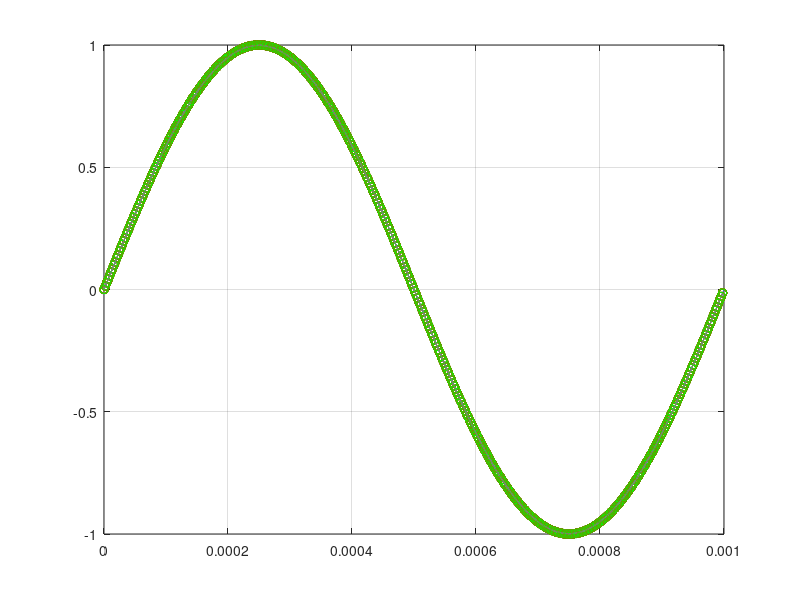

The MATLAB source for this figure:
% demonstrate sampling jitter in CD
% input: 1kHz sine wave,
% sampling rate: 44.1kHz
% clock jitter: 1ppm-10ppm,
% jitter distribution: uniform/gaussian

clf
clear all
START = 1;  %sampling start time
Fs = 44100; % sampling rate
f = 1000;
TS = 1000;      % time resolution between samples
t=linspace(0,1/f,Fs);  % 2 periods of sine wave, time resolution: 1000pieces/sample
s=sin(2*pi*f*t);
figure(1)
hold on
box on
grid on
plot(t, s);
perfsamp = s(START:TS:length(s));     % take samples
perfsq = round(perfsamp*32768)/32768;   % quantization
qerr = perfsamp - perfsq;               % quantization error
plot((START:TS:length(s))/Fs/TS,perfsamp,'ro');  %plot perfect samples
plot((START:TS:length(s))/Fs/TS,perfsq,'go');    %plot samples after quantization
recon = [];
reconq = [];
for k=1:(length(perfsamp)-1)    %reconstruct signal using linear interpolation
    x = linspace(perfsamp(k),perfsamp(k+1),TS+1);
    recon = [recon x(1:TS)];
    x = linspace(perfsq(k),perfsq(k+1),TS+1);
    reconq = [reconq x(1:TS)];        %reconstruct also the quantized samples
end
plot(t(1:length(recon)),recon, 'm:', t(1:length(reconq)), reconq, 'g:')

LastSP = max(START:TS:length(s));     % mark the last sampling point (time)
LastSV = perfsamp((LastSP-START)/TS+1);
LastSVq = perfsq((LastSP-START)/TS+1);
START = TS-(length(s)-LastSP);        % the first sampling point in next sine cycle

for n=1:100    % continue/repeat sampling for 1000 sine cycles
    perfsamp = s(START:TS:length(s));
    perfsq = round(perfsamp*32768)/32768;
    qerr = perfsamp - perfsq;
    plot((START:TS:length(s))/Fs/TS,perfsamp,'ro');  %plot perfect samples
    plot((START:TS:length(s))/Fs/TS,perfsq,'go');    %plot samples after quantization
    sec1 = linspace(LastSV,perfsamp(1),TS+1);
    sec1q = linspace(LastSVq,perfsq(1),TS+1);
    recon = [sec1((TS-START):(TS-1))];
    reconq = [sec1q((TS-START):(TS-1))];
    for k=1:(length(perfsamp)-1)    %reconstruct signal using linear interpolation
        x = linspace(perfsamp(k),perfsamp(k+1),TS+1);
        recon = [recon x(1:TS)];
        x = linspace(perfsq(k),perfsq(k+1),TS+1);
        reconq = [reconq x(1:TS)];        %reconstruct also the quantized samples
    end
    plot(t(1:length(recon)),recon, 'm:', t(1:length(reconq)), reconq, 'g:')
    LastSP = max(START:TS:length(s));     % mark the last sampling point (time)
    LastSV = perfsamp((LastSP-START)/TS+1);
    LastSVq = perfsq((LastSP-START)/TS+1);
    START = TS-(length(s)-LastSP);        % the first sampling point in next sine cycle
end
